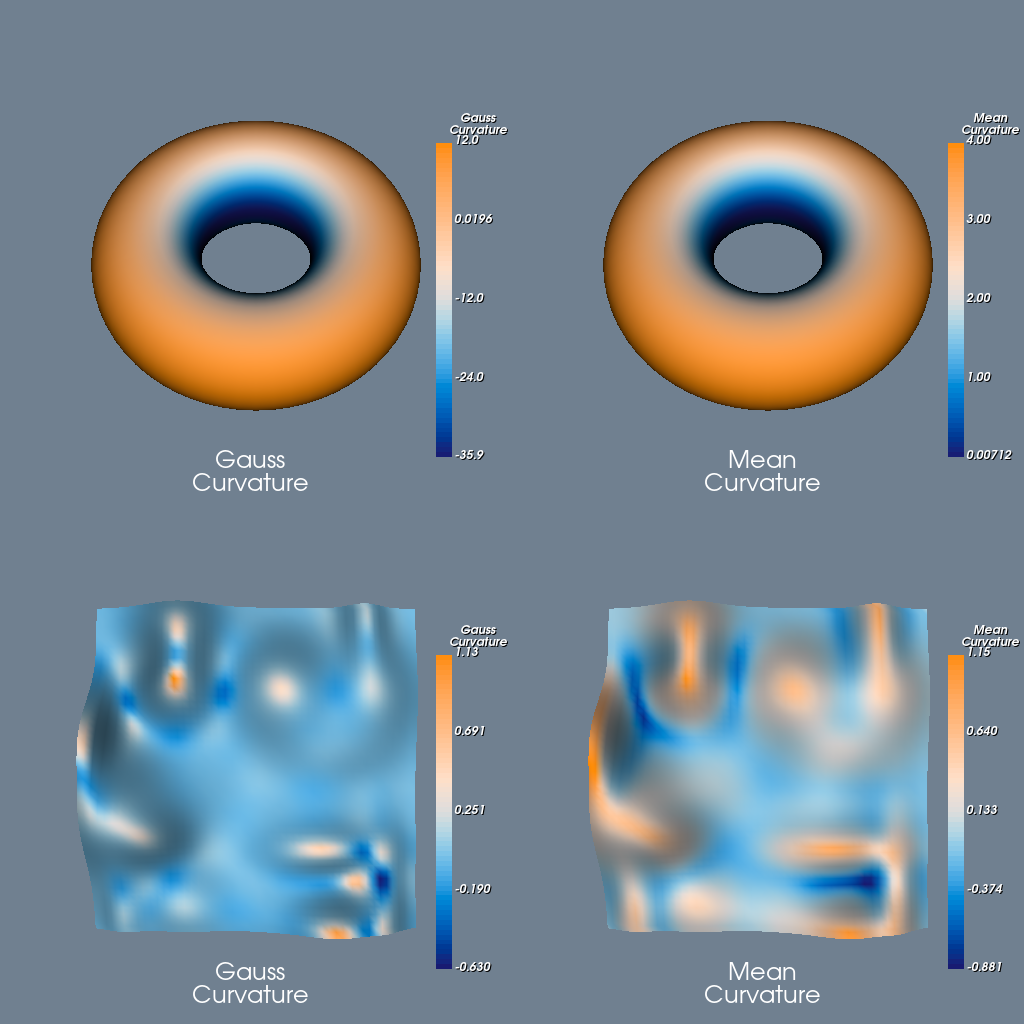

Generate this figure with Python:
#!/usr/bin/env python

# Demonstrate Gaussian and Mean curvature on two surfaces (superquadric torus
# and RandomHills) in a 2x2 grid with diverging colour map and scalar bars.

import numpy as np
from vtk.util import numpy_support

# Factory overrides: importing these modules registers the OpenGL rendering
# and interaction style implementations for vtkRenderingCore factory classes.
import vtkmodules.vtkInteractionStyle  # noqa: F401
import vtkmodules.vtkRenderingOpenGL2  # noqa: F401
# VTK pipeline classes used in this example
from vtkmodules.numpy_interface import dataset_adapter as dsa
from vtkmodules.vtkCommonComputationalGeometry import vtkParametricRandomHills
from vtkmodules.vtkCommonCore import (
    VTK_DOUBLE,
    vtkIdList,
    vtkLookupTable,
)
from vtkmodules.vtkCommonTransforms import vtkTransform
from vtkmodules.vtkFiltersCore import (
    vtkCleanPolyData,
    vtkFeatureEdges,
    vtkGenerateIds,
    vtkTriangleFilter,
)
from vtkmodules.vtkFiltersGeneral import (
    vtkCurvatures,
    vtkTransformFilter,
)
from vtkmodules.vtkFiltersSources import (
    vtkParametricFunctionSource,
    vtkSuperquadricSource,
)
from vtkmodules.vtkRenderingAnnotation import vtkScalarBarActor
from vtkmodules.vtkRenderingCore import (
    vtkActor,
    vtkColorTransferFunction,
    vtkPolyDataMapper,
    vtkRenderWindow,
    vtkRenderWindowInteractor,
    vtkRenderer,
    vtkTextActor,
    vtkTextProperty,
)

# Colors (normalized RGB)
slate_gray_rgb = (0.439, 0.502, 0.565)
midnight_blue_rgb = (0.098, 0.098, 0.439)
gainsboro_rgb = (0.863, 0.863, 0.863)
dark_orange_rgb = (1.000, 0.549, 0.000)

# --- Source 1: superquadric torus ---
torus = vtkSuperquadricSource()
torus.SetCenter(0.0, 0.0, 0.0)
torus.SetScale(1.0, 1.0, 1.0)
torus.SetPhiResolution(64)
torus.SetThetaResolution(64)
torus.SetThetaRoundness(1)
torus.SetThickness(0.5)
torus.SetSize(0.5)
torus.SetToroidal(1)

toroid_transform = vtkTransform()
toroid_transform.RotateX(55)

toroid_transform_filter = vtkTransformFilter()
toroid_transform_filter.SetInputConnection(torus.GetOutputPort())
toroid_transform_filter.SetTransform(toroid_transform)

tri = vtkTriangleFilter()
tri.SetInputConnection(toroid_transform_filter.GetOutputPort())

cleaner = vtkCleanPolyData()
cleaner.SetInputConnection(tri.GetOutputPort())
cleaner.SetTolerance(0.005)
cleaner.Update()

# --- Source 2: parametric RandomHills ---
rh = vtkParametricRandomHills()
rh_fn_src = vtkParametricFunctionSource()
rh_fn_src.SetParametricFunction(rh)
rh_fn_src.Update()

# --- Compute curvatures for all four panels ---
# Panel layout: [torus-Gauss, torus-Mean, hills-Gauss, hills-Mean]
epsilon = 1.0e-08

# --- Panel 0: torus Gaussian curvature ---
torus_gauss_cc = vtkCurvatures()
torus_gauss_cc.SetInputConnection(cleaner.GetOutputPort())
torus_gauss_cc.SetCurvatureTypeToGaussian()
torus_gauss_cc.Update()
torus_gauss_output = torus_gauss_cc.GetOutput()

torus_gauss_output.GetPointData().SetActiveScalars("Gauss_Curvature")
torus_gauss_np = dsa.WrapDataObject(torus_gauss_output)
torus_gauss_arr = torus_gauss_np.PointData["Gauss_Curvature"]

torus_gauss_gen_ids = vtkGenerateIds()
torus_gauss_gen_ids.SetInputData(torus_gauss_output)
torus_gauss_gen_ids.SetPointIds(True)
torus_gauss_gen_ids.SetCellIds(False)
torus_gauss_gen_ids.SetPointIdsArrayName("ids")
torus_gauss_gen_ids.SetCellIdsArrayName("ids")
torus_gauss_gen_ids.Update()

torus_gauss_edges = vtkFeatureEdges()
torus_gauss_edges.SetInputConnection(torus_gauss_gen_ids.GetOutputPort())
torus_gauss_edges.BoundaryEdgesOn()
torus_gauss_edges.ManifoldEdgesOff()
torus_gauss_edges.NonManifoldEdgesOff()
torus_gauss_edges.FeatureEdgesOff()
torus_gauss_edges.Update()

torus_gauss_edge_array = torus_gauss_edges.GetOutput().GetPointData().GetArray("ids")
torus_gauss_boundary_ids = []
for bi in range(torus_gauss_edges.GetOutput().GetNumberOfPoints()):
    torus_gauss_boundary_ids.append(torus_gauss_edge_array.GetValue(bi))
torus_gauss_boundary_set = set(torus_gauss_boundary_ids)

for p_id in torus_gauss_boundary_ids:
    cell_ids = vtkIdList()
    torus_gauss_output.GetPointCells(p_id, cell_ids)
    neighbours = set()
    for ci in range(cell_ids.GetNumberOfIds()):
        cell_point_ids = vtkIdList()
        torus_gauss_output.GetCellPoints(cell_ids.GetId(ci), cell_point_ids)
        for cpi in range(cell_point_ids.GetNumberOfIds()):
            neighbours.add(cell_point_ids.GetId(cpi))
    neighbours -= torus_gauss_boundary_set
    curvs = np.array([torus_gauss_arr[n] for n in neighbours])
    dists = np.array([
        np.linalg.norm(
            np.array(torus_gauss_output.GetPoint(n)) - np.array(torus_gauss_output.GetPoint(p_id))
        )
        for n in neighbours
    ])
    curvs = curvs[dists > 0]
    dists = dists[dists > 0]
    if len(curvs) > 0:
        weights = 1.0 / dists
        weights /= weights.sum()
        torus_gauss_arr[p_id] = np.dot(curvs, weights)
    else:
        torus_gauss_arr[p_id] = 0.0

torus_gauss_arr = np.where(np.abs(torus_gauss_arr) < epsilon, 0, torus_gauss_arr)
torus_gauss_vtk = numpy_support.numpy_to_vtk(
    num_array=torus_gauss_arr.ravel(), deep=True, array_type=VTK_DOUBLE
)
torus_gauss_vtk.SetName("Gauss_Curvature")
torus_gauss_output.GetPointData().RemoveArray("Gauss_Curvature")
torus_gauss_output.GetPointData().AddArray(torus_gauss_vtk)
torus_gauss_output.GetPointData().SetActiveScalars("Gauss_Curvature")

# --- Panel 1: torus Mean curvature ---
torus_mean_cc = vtkCurvatures()
torus_mean_cc.SetInputConnection(cleaner.GetOutputPort())
torus_mean_cc.SetCurvatureTypeToMean()
torus_mean_cc.Update()
torus_mean_output = torus_mean_cc.GetOutput()

torus_mean_output.GetPointData().SetActiveScalars("Mean_Curvature")
torus_mean_np = dsa.WrapDataObject(torus_mean_output)
torus_mean_arr = torus_mean_np.PointData["Mean_Curvature"]

torus_mean_gen_ids = vtkGenerateIds()
torus_mean_gen_ids.SetInputData(torus_mean_output)
torus_mean_gen_ids.SetPointIds(True)
torus_mean_gen_ids.SetCellIds(False)
torus_mean_gen_ids.SetPointIdsArrayName("ids")
torus_mean_gen_ids.SetCellIdsArrayName("ids")
torus_mean_gen_ids.Update()

torus_mean_edges = vtkFeatureEdges()
torus_mean_edges.SetInputConnection(torus_mean_gen_ids.GetOutputPort())
torus_mean_edges.BoundaryEdgesOn()
torus_mean_edges.ManifoldEdgesOff()
torus_mean_edges.NonManifoldEdgesOff()
torus_mean_edges.FeatureEdgesOff()
torus_mean_edges.Update()

torus_mean_edge_array = torus_mean_edges.GetOutput().GetPointData().GetArray("ids")
torus_mean_boundary_ids = []
for bi in range(torus_mean_edges.GetOutput().GetNumberOfPoints()):
    torus_mean_boundary_ids.append(torus_mean_edge_array.GetValue(bi))
torus_mean_boundary_set = set(torus_mean_boundary_ids)

for p_id in torus_mean_boundary_ids:
    cell_ids = vtkIdList()
    torus_mean_output.GetPointCells(p_id, cell_ids)
    neighbours = set()
    for ci in range(cell_ids.GetNumberOfIds()):
        cell_point_ids = vtkIdList()
        torus_mean_output.GetCellPoints(cell_ids.GetId(ci), cell_point_ids)
        for cpi in range(cell_point_ids.GetNumberOfIds()):
            neighbours.add(cell_point_ids.GetId(cpi))
    neighbours -= torus_mean_boundary_set
    curvs = np.array([torus_mean_arr[n] for n in neighbours])
    dists = np.array([
        np.linalg.norm(
            np.array(torus_mean_output.GetPoint(n)) - np.array(torus_mean_output.GetPoint(p_id))
        )
        for n in neighbours
    ])
    curvs = curvs[dists > 0]
    dists = dists[dists > 0]
    if len(curvs) > 0:
        weights = 1.0 / dists
        weights /= weights.sum()
        torus_mean_arr[p_id] = np.dot(curvs, weights)
    else:
        torus_mean_arr[p_id] = 0.0

torus_mean_arr = np.where(np.abs(torus_mean_arr) < epsilon, 0, torus_mean_arr)
torus_mean_vtk = numpy_support.numpy_to_vtk(
    num_array=torus_mean_arr.ravel(), deep=True, array_type=VTK_DOUBLE
)
torus_mean_vtk.SetName("Mean_Curvature")
torus_mean_output.GetPointData().RemoveArray("Mean_Curvature")
torus_mean_output.GetPointData().AddArray(torus_mean_vtk)
torus_mean_output.GetPointData().SetActiveScalars("Mean_Curvature")

# --- Panel 2: hills Gaussian curvature ---
hills_gauss_cc = vtkCurvatures()
hills_gauss_cc.SetInputConnection(rh_fn_src.GetOutputPort())
hills_gauss_cc.SetCurvatureTypeToGaussian()
hills_gauss_cc.Update()
hills_gauss_output = hills_gauss_cc.GetOutput()

hills_gauss_output.GetPointData().SetActiveScalars("Gauss_Curvature")
hills_gauss_np = dsa.WrapDataObject(hills_gauss_output)
hills_gauss_arr = hills_gauss_np.PointData["Gauss_Curvature"]

hills_gauss_gen_ids = vtkGenerateIds()
hills_gauss_gen_ids.SetInputData(hills_gauss_output)
hills_gauss_gen_ids.SetPointIds(True)
hills_gauss_gen_ids.SetCellIds(False)
hills_gauss_gen_ids.SetPointIdsArrayName("ids")
hills_gauss_gen_ids.SetCellIdsArrayName("ids")
hills_gauss_gen_ids.Update()

hills_gauss_edges = vtkFeatureEdges()
hills_gauss_edges.SetInputConnection(hills_gauss_gen_ids.GetOutputPort())
hills_gauss_edges.BoundaryEdgesOn()
hills_gauss_edges.ManifoldEdgesOff()
hills_gauss_edges.NonManifoldEdgesOff()
hills_gauss_edges.FeatureEdgesOff()
hills_gauss_edges.Update()

hills_gauss_edge_array = hills_gauss_edges.GetOutput().GetPointData().GetArray("ids")
hills_gauss_boundary_ids = []
for bi in range(hills_gauss_edges.GetOutput().GetNumberOfPoints()):
    hills_gauss_boundary_ids.append(hills_gauss_edge_array.GetValue(bi))
hills_gauss_boundary_set = set(hills_gauss_boundary_ids)

for p_id in hills_gauss_boundary_ids:
    cell_ids = vtkIdList()
    hills_gauss_output.GetPointCells(p_id, cell_ids)
    neighbours = set()
    for ci in range(cell_ids.GetNumberOfIds()):
        cell_point_ids = vtkIdList()
        hills_gauss_output.GetCellPoints(cell_ids.GetId(ci), cell_point_ids)
        for cpi in range(cell_point_ids.GetNumberOfIds()):
            neighbours.add(cell_point_ids.GetId(cpi))
    neighbours -= hills_gauss_boundary_set
    curvs = np.array([hills_gauss_arr[n] for n in neighbours])
    dists = np.array([
        np.linalg.norm(
            np.array(hills_gauss_output.GetPoint(n)) - np.array(hills_gauss_output.GetPoint(p_id))
        )
        for n in neighbours
    ])
    curvs = curvs[dists > 0]
    dists = dists[dists > 0]
    if len(curvs) > 0:
        weights = 1.0 / dists
        weights /= weights.sum()
        hills_gauss_arr[p_id] = np.dot(curvs, weights)
    else:
        hills_gauss_arr[p_id] = 0.0

hills_gauss_arr = np.where(np.abs(hills_gauss_arr) < epsilon, 0, hills_gauss_arr)
hills_gauss_vtk = numpy_support.numpy_to_vtk(
    num_array=hills_gauss_arr.ravel(), deep=True, array_type=VTK_DOUBLE
)
hills_gauss_vtk.SetName("Gauss_Curvature")
hills_gauss_output.GetPointData().RemoveArray("Gauss_Curvature")
hills_gauss_output.GetPointData().AddArray(hills_gauss_vtk)
hills_gauss_output.GetPointData().SetActiveScalars("Gauss_Curvature")

# --- Panel 3: hills Mean curvature ---
hills_mean_cc = vtkCurvatures()
hills_mean_cc.SetInputConnection(rh_fn_src.GetOutputPort())
hills_mean_cc.SetCurvatureTypeToMean()
hills_mean_cc.Update()
hills_mean_output = hills_mean_cc.GetOutput()

hills_mean_output.GetPointData().SetActiveScalars("Mean_Curvature")
hills_mean_np = dsa.WrapDataObject(hills_mean_output)
hills_mean_arr = hills_mean_np.PointData["Mean_Curvature"]

hills_mean_gen_ids = vtkGenerateIds()
hills_mean_gen_ids.SetInputData(hills_mean_output)
hills_mean_gen_ids.SetPointIds(True)
hills_mean_gen_ids.SetCellIds(False)
hills_mean_gen_ids.SetPointIdsArrayName("ids")
hills_mean_gen_ids.SetCellIdsArrayName("ids")
hills_mean_gen_ids.Update()

hills_mean_edges = vtkFeatureEdges()
hills_mean_edges.SetInputConnection(hills_mean_gen_ids.GetOutputPort())
hills_mean_edges.BoundaryEdgesOn()
hills_mean_edges.ManifoldEdgesOff()
hills_mean_edges.NonManifoldEdgesOff()
hills_mean_edges.FeatureEdgesOff()
hills_mean_edges.Update()

hills_mean_edge_array = hills_mean_edges.GetOutput().GetPointData().GetArray("ids")
hills_mean_boundary_ids = []
for bi in range(hills_mean_edges.GetOutput().GetNumberOfPoints()):
    hills_mean_boundary_ids.append(hills_mean_edge_array.GetValue(bi))
hills_mean_boundary_set = set(hills_mean_boundary_ids)

for p_id in hills_mean_boundary_ids:
    cell_ids = vtkIdList()
    hills_mean_output.GetPointCells(p_id, cell_ids)
    neighbours = set()
    for ci in range(cell_ids.GetNumberOfIds()):
        cell_point_ids = vtkIdList()
        hills_mean_output.GetCellPoints(cell_ids.GetId(ci), cell_point_ids)
        for cpi in range(cell_point_ids.GetNumberOfIds()):
            neighbours.add(cell_point_ids.GetId(cpi))
    neighbours -= hills_mean_boundary_set
    curvs = np.array([hills_mean_arr[n] for n in neighbours])
    dists = np.array([
        np.linalg.norm(
            np.array(hills_mean_output.GetPoint(n)) - np.array(hills_mean_output.GetPoint(p_id))
        )
        for n in neighbours
    ])
    curvs = curvs[dists > 0]
    dists = dists[dists > 0]
    if len(curvs) > 0:
        weights = 1.0 / dists
        weights /= weights.sum()
        hills_mean_arr[p_id] = np.dot(curvs, weights)
    else:
        hills_mean_arr[p_id] = 0.0

hills_mean_arr = np.where(np.abs(hills_mean_arr) < epsilon, 0, hills_mean_arr)
hills_mean_vtk = numpy_support.numpy_to_vtk(
    num_array=hills_mean_arr.ravel(), deep=True, array_type=VTK_DOUBLE
)
hills_mean_vtk.SetName("Mean_Curvature")
hills_mean_output.GetPointData().RemoveArray("Mean_Curvature")
hills_mean_output.GetPointData().AddArray(hills_mean_vtk)
hills_mean_output.GetPointData().SetActiveScalars("Mean_Curvature")

# --- Diverging LUT (MidnightBlue → Gainsboro → DarkOrange) ---
ctf = vtkColorTransferFunction()
ctf.SetColorSpaceToDiverging()
ctf.AddRGBPoint(0.0, *midnight_blue_rgb)
ctf.AddRGBPoint(0.5, *gainsboro_rgb)
ctf.AddRGBPoint(1.0, *dark_orange_rgb)

lut = vtkLookupTable()
lut.SetNumberOfTableValues(256)
lut.Build()
for i in range(256):
    rgba = list(ctf.GetColor(float(i) / 256))
    rgba.append(1)
    lut.SetTableValue(i, rgba)

# --- 2x2 grid visualization ---
renderer_size = 512
window_width = renderer_size * 2
window_height = renderer_size * 2

text_property = vtkTextProperty()
text_property.SetFontSize(24)
text_property.SetJustificationToCentered()

# --- Panel 0 renderer: torus Gaussian (top-left) ---
torus_gauss_output.GetPointData().SetActiveScalars("Gauss_Curvature")
torus_gauss_scalar_range = torus_gauss_output.GetPointData().GetScalars("Gauss_Curvature").GetRange()

torus_gauss_mapper = vtkPolyDataMapper()
torus_gauss_mapper.SetInputData(torus_gauss_output)
torus_gauss_mapper.SetScalarModeToUsePointFieldData()
torus_gauss_mapper.SelectColorArray("Gauss_Curvature")
torus_gauss_mapper.SetScalarRange(torus_gauss_scalar_range)
torus_gauss_mapper.SetLookupTable(lut)

torus_gauss_actor = vtkActor()
torus_gauss_actor.SetMapper(torus_gauss_mapper)

torus_gauss_scalar_bar = vtkScalarBarActor()
torus_gauss_scalar_bar.SetLookupTable(torus_gauss_mapper.GetLookupTable())
torus_gauss_scalar_bar.SetTitle("Gauss\nCurvature")
torus_gauss_scalar_bar.UnconstrainedFontSizeOn()
torus_gauss_scalar_bar.SetNumberOfLabels(5)
torus_gauss_scalar_bar.SetMaximumWidthInPixels(window_width // 8)
torus_gauss_scalar_bar.SetMaximumHeightInPixels(window_height // 3)
torus_gauss_scalar_bar.SetBarRatio(torus_gauss_scalar_bar.GetBarRatio() * 0.5)
torus_gauss_scalar_bar.SetPosition(0.85, 0.1)

torus_gauss_text_actor = vtkTextActor()
torus_gauss_text_actor.SetInput("Gauss\nCurvature")
torus_gauss_text_actor.SetPosition(250, 16)
torus_gauss_text_actor.GetTextProperty().ShallowCopy(text_property)

torus_gauss_renderer = vtkRenderer()
torus_gauss_renderer.SetViewport(0.0, 0.5, 0.5, 1.0)
torus_gauss_renderer.SetBackground(slate_gray_rgb)
torus_gauss_renderer.AddActor(torus_gauss_actor)
torus_gauss_renderer.AddActor(torus_gauss_text_actor)
torus_gauss_renderer.AddActor(torus_gauss_scalar_bar)

# --- Panel 1 renderer: torus Mean (top-right) ---
torus_mean_output.GetPointData().SetActiveScalars("Mean_Curvature")
torus_mean_scalar_range = torus_mean_output.GetPointData().GetScalars("Mean_Curvature").GetRange()

torus_mean_mapper = vtkPolyDataMapper()
torus_mean_mapper.SetInputData(torus_mean_output)
torus_mean_mapper.SetScalarModeToUsePointFieldData()
torus_mean_mapper.SelectColorArray("Mean_Curvature")
torus_mean_mapper.SetScalarRange(torus_mean_scalar_range)
torus_mean_mapper.SetLookupTable(lut)

torus_mean_actor = vtkActor()
torus_mean_actor.SetMapper(torus_mean_mapper)

torus_mean_scalar_bar = vtkScalarBarActor()
torus_mean_scalar_bar.SetLookupTable(torus_mean_mapper.GetLookupTable())
torus_mean_scalar_bar.SetTitle("Mean\nCurvature")
torus_mean_scalar_bar.UnconstrainedFontSizeOn()
torus_mean_scalar_bar.SetNumberOfLabels(5)
torus_mean_scalar_bar.SetMaximumWidthInPixels(window_width // 8)
torus_mean_scalar_bar.SetMaximumHeightInPixels(window_height // 3)
torus_mean_scalar_bar.SetBarRatio(torus_mean_scalar_bar.GetBarRatio() * 0.5)
torus_mean_scalar_bar.SetPosition(0.85, 0.1)

torus_mean_text_actor = vtkTextActor()
torus_mean_text_actor.SetInput("Mean\nCurvature")
torus_mean_text_actor.SetPosition(250, 16)
torus_mean_text_actor.GetTextProperty().ShallowCopy(text_property)

torus_mean_renderer = vtkRenderer()
torus_mean_renderer.SetViewport(0.5, 0.5, 1.0, 1.0)
torus_mean_renderer.SetBackground(slate_gray_rgb)
torus_mean_renderer.AddActor(torus_mean_actor)
torus_mean_renderer.AddActor(torus_mean_text_actor)
torus_mean_renderer.AddActor(torus_mean_scalar_bar)

# --- Panel 2 renderer: hills Gaussian (bottom-left) ---
hills_gauss_output.GetPointData().SetActiveScalars("Gauss_Curvature")
hills_gauss_scalar_range = hills_gauss_output.GetPointData().GetScalars("Gauss_Curvature").GetRange()

hills_gauss_mapper = vtkPolyDataMapper()
hills_gauss_mapper.SetInputData(hills_gauss_output)
hills_gauss_mapper.SetScalarModeToUsePointFieldData()
hills_gauss_mapper.SelectColorArray("Gauss_Curvature")
hills_gauss_mapper.SetScalarRange(hills_gauss_scalar_range)
hills_gauss_mapper.SetLookupTable(lut)

hills_gauss_actor = vtkActor()
hills_gauss_actor.SetMapper(hills_gauss_mapper)

hills_gauss_scalar_bar = vtkScalarBarActor()
hills_gauss_scalar_bar.SetLookupTable(hills_gauss_mapper.GetLookupTable())
hills_gauss_scalar_bar.SetTitle("Gauss\nCurvature")
hills_gauss_scalar_bar.UnconstrainedFontSizeOn()
hills_gauss_scalar_bar.SetNumberOfLabels(5)
hills_gauss_scalar_bar.SetMaximumWidthInPixels(window_width // 8)
hills_gauss_scalar_bar.SetMaximumHeightInPixels(window_height // 3)
hills_gauss_scalar_bar.SetBarRatio(hills_gauss_scalar_bar.GetBarRatio() * 0.5)
hills_gauss_scalar_bar.SetPosition(0.85, 0.1)

hills_gauss_text_actor = vtkTextActor()
hills_gauss_text_actor.SetInput("Gauss\nCurvature")
hills_gauss_text_actor.SetPosition(250, 16)
hills_gauss_text_actor.GetTextProperty().ShallowCopy(text_property)

hills_gauss_renderer = vtkRenderer()
hills_gauss_renderer.SetViewport(0.0, 0.0, 0.5, 0.5)
hills_gauss_renderer.SetBackground(slate_gray_rgb)
hills_gauss_renderer.AddActor(hills_gauss_actor)
hills_gauss_renderer.AddActor(hills_gauss_text_actor)
hills_gauss_renderer.AddActor(hills_gauss_scalar_bar)

# --- Panel 3 renderer: hills Mean (bottom-right) ---
hills_mean_output.GetPointData().SetActiveScalars("Mean_Curvature")
hills_mean_scalar_range = hills_mean_output.GetPointData().GetScalars("Mean_Curvature").GetRange()

hills_mean_mapper = vtkPolyDataMapper()
hills_mean_mapper.SetInputData(hills_mean_output)
hills_mean_mapper.SetScalarModeToUsePointFieldData()
hills_mean_mapper.SelectColorArray("Mean_Curvature")
hills_mean_mapper.SetScalarRange(hills_mean_scalar_range)
hills_mean_mapper.SetLookupTable(lut)

hills_mean_actor = vtkActor()
hills_mean_actor.SetMapper(hills_mean_mapper)

hills_mean_scalar_bar = vtkScalarBarActor()
hills_mean_scalar_bar.SetLookupTable(hills_mean_mapper.GetLookupTable())
hills_mean_scalar_bar.SetTitle("Mean\nCurvature")
hills_mean_scalar_bar.UnconstrainedFontSizeOn()
hills_mean_scalar_bar.SetNumberOfLabels(5)
hills_mean_scalar_bar.SetMaximumWidthInPixels(window_width // 8)
hills_mean_scalar_bar.SetMaximumHeightInPixels(window_height // 3)
hills_mean_scalar_bar.SetBarRatio(hills_mean_scalar_bar.GetBarRatio() * 0.5)
hills_mean_scalar_bar.SetPosition(0.85, 0.1)

hills_mean_text_actor = vtkTextActor()
hills_mean_text_actor.SetInput("Mean\nCurvature")
hills_mean_text_actor.SetPosition(250, 16)
hills_mean_text_actor.GetTextProperty().ShallowCopy(text_property)

hills_mean_renderer = vtkRenderer()
hills_mean_renderer.SetViewport(0.5, 0.0, 1.0, 0.5)
hills_mean_renderer.SetBackground(slate_gray_rgb)
hills_mean_renderer.AddActor(hills_mean_actor)
hills_mean_renderer.AddActor(hills_mean_text_actor)
hills_mean_renderer.AddActor(hills_mean_scalar_bar)

# Window: display the rendered scene
render_window = vtkRenderWindow()
render_window.AddRenderer(torus_gauss_renderer)
render_window.AddRenderer(torus_mean_renderer)
render_window.AddRenderer(hills_gauss_renderer)
render_window.AddRenderer(hills_mean_renderer)
render_window.SetWindowName("curvatures app")
render_window.SetMultiSamples(0)
render_window.SetSize(window_width, window_height)

# Interactor: handle mouse and keyboard events
render_window_interactor = vtkRenderWindowInteractor()
render_window_interactor.SetRenderWindow(render_window)

# Launch the interactive visualization
render_window.Render()
render_window_interactor.Start()
